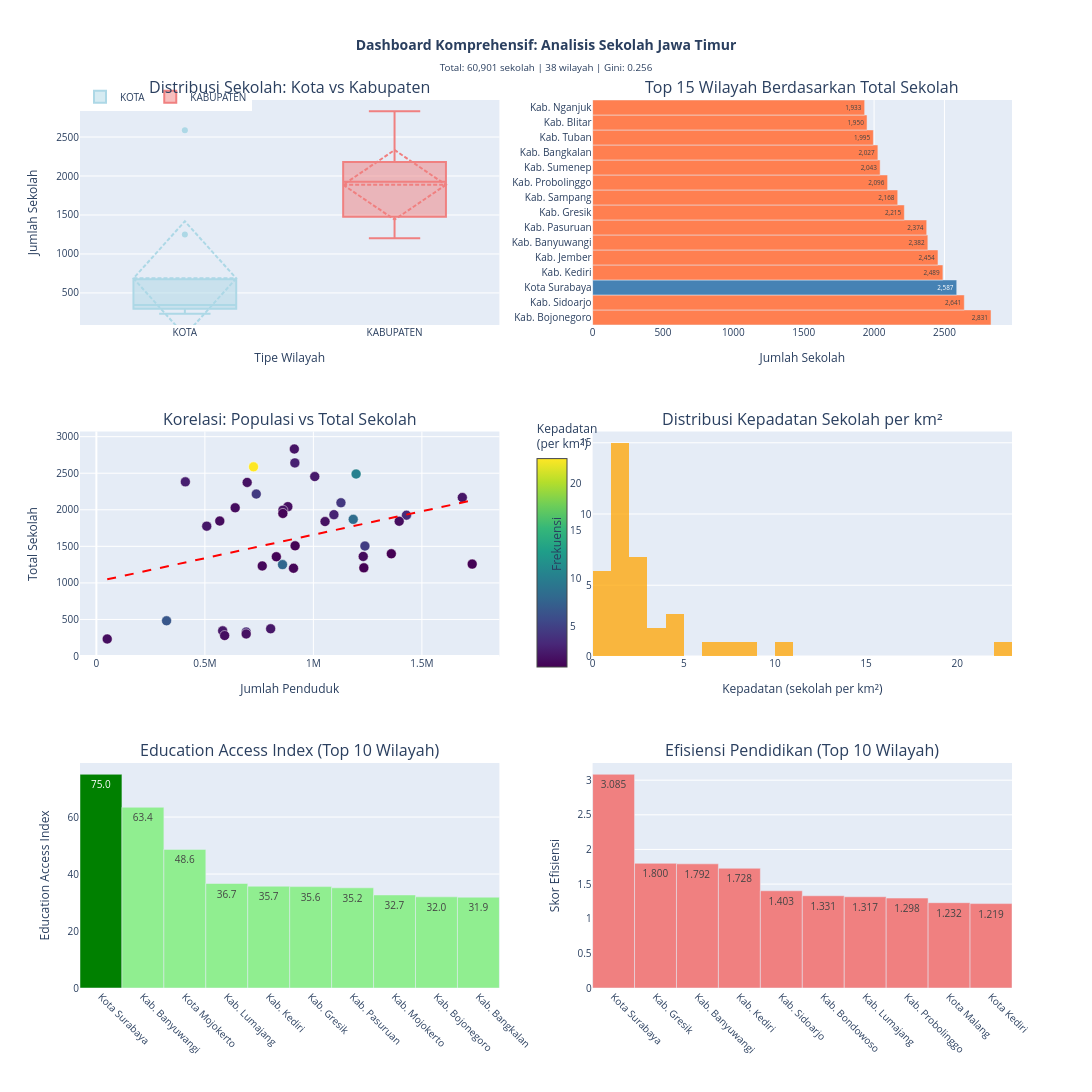

Notebook source saved alongside this figure:
### Code cell
from scipy.stats import pearsonr

# TAHAP 6: VISUALISASI DATA LANJUTAN DAN DASHBOARD
print("\n" + "="*80)
print("[TAHAP 6] DASHBOARD ANALITIK INTERAKTIF")
print("="*80 + "\n")

# Create comprehensive dashboard
fig = make_subplots(
    rows=3, cols=2,
    subplot_titles=(
        'Distribusi Sekolah: Kota vs Kabupaten',
        'Top 15 Wilayah Berdasarkan Total Sekolah',
        'Korelasi: Populasi vs Total Sekolah',
        'Distribusi Kepadatan Sekolah per km²',
        'Education Access Index (Top 10 Wilayah)',
        'Efisiensi Pendidikan (Top 10 Wilayah)'
    ),
    specs=[[{"type": "xy"}, {"type": "xy"}],
           [{"type": "xy"}, {"type": "xy"}],
           [{"type": "xy"}, {"type": "xy"}]],
    vertical_spacing=0.12,
    horizontal_spacing=0.10
)

# Chart 1: Box plot comparison
kota_schools = clean_data[clean_data['Tipe_Wilayah'] == 'KOTA']['Total_Sekolah']
kab_schools = clean_data[clean_data['Tipe_Wilayah'] == 'KABUPATEN']['Total_Sekolah']

fig.add_trace(
    go.Box(
        y=kota_schools, 
        name='KOTA', 
        marker_color='lightblue',
        boxmean='sd'
    ),
    row=1, col=1
)
fig.add_trace(
    go.Box(
        y=kab_schools, 
        name='KABUPATEN', 
        marker_color='lightcoral',
        boxmean='sd'
    ),
    row=1, col=1
)

# Chart 2: Top 15 regions - horizontal bar
top_15_schools = clean_data.nlargest(15, 'Total_Sekolah')
colors = ['steelblue' if t == 'KOTA' else 'coral' for t in top_15_schools['Tipe_Wilayah']]

fig.add_trace(
    go.Bar(
        x=top_15_schools['Total_Sekolah'],
        y=top_15_schools['Wilayah'],
        orientation='h',
        marker_color=colors,
        text=top_15_schools['Total_Sekolah'].apply(lambda x: f'{x:,.0f}'),
        textposition='auto',
        showlegend=False
    ),
    row=1, col=2
)

# Chart 3: Scatter plot - Population vs Schools with color scale
fig.add_trace(
    go.Scatter(
        x=clean_data['Jumlah_Penduduk'],
        y=clean_data['Total_Sekolah'],
        mode='markers',
        marker=dict(
            size=10,
            color=clean_data['Kepadatan_Sekolah_per_km2'],
            colorscale='Viridis',
            showscale=True,
            colorbar=dict(
                title="Kepadatan<br>(per km²)", 
                x=0.48, 
                y=0.5,
                len=0.3
            ),
            line=dict(width=0.5, color='white')
        ),
        text=clean_data['Wilayah'],
        hovertemplate='<b>%{text}</b><br>Populasi: %{x:,.0f}<br>Total Sekolah: %{y:,.0f}<extra></extra>',
        showlegend=False
    ),
    row=2, col=1
)

# Add regression line
z = np.polyfit(clean_data['Jumlah_Penduduk'], clean_data['Total_Sekolah'], 1)
p = np.poly1d(z)
fig.add_trace(
    go.Scatter(
        x=clean_data['Jumlah_Penduduk'].sort_values(),
        y=p(clean_data['Jumlah_Penduduk'].sort_values()),
        mode='lines',
        line=dict(color='red', dash='dash', width=2),
        name='Trendline',
        showlegend=False
    ),
    row=2, col=1
)

# Chart 4: Histogram of school density
fig.add_trace(
    go.Histogram(
        x=clean_data['Kepadatan_Sekolah_per_km2'],
        nbinsx=25,
        marker_color='orange',
        opacity=0.75,
        showlegend=False,
        hovertemplate='Range: %{x}<br>Count: %{y}<extra></extra>'
    ),
    row=2, col=2
)

# Chart 5: Education Access Index - Top 10
top_10_eai = clean_data.nlargest(10, 'Education_Access_Index')
eai_colors = ['green' if cat == 'Sangat Baik' else 'lightgreen' 
              for cat in top_10_eai['Kategori_Akses']]

fig.add_trace(
    go.Bar(
        x=top_10_eai['Wilayah'],
        y=top_10_eai['Education_Access_Index'],
        marker_color=eai_colors,
        text=top_10_eai['Education_Access_Index'].apply(lambda x: f'{x:.1f}'),
        textposition='auto',
        showlegend=False,
        hovertemplate='<b>%{x}</b><br>EAI: %{y:.2f}<extra></extra>'
    ),
    row=3, col=1
)

# Chart 6: Efficiency analysis - Top 10
top_10_efficient = clean_data.nlargest(10, 'Efisiensi_Sekolah')

fig.add_trace(
    go.Bar(
        x=top_10_efficient['Wilayah'],
        y=top_10_efficient['Efisiensi_Sekolah'],
        marker_color='lightcoral',
        text=top_10_efficient['Efisiensi_Sekolah'].apply(lambda x: f'{x:.3f}'),
        textposition='auto',
        showlegend=False,
        hovertemplate='<b>%{x}</b><br>Efisiensi: %{y:.4f}<extra></extra>'
    ),
    row=3, col=2
)

# Update layout for specific subplots
fig.update_xaxes(title_text="Tipe Wilayah", row=1, col=1)
fig.update_yaxes(title_text="Jumlah Sekolah", row=1, col=1)

fig.update_xaxes(title_text="Jumlah Sekolah", row=1, col=2)
fig.update_yaxes(title_text="", row=1, col=2)

fig.update_xaxes(title_text="Jumlah Penduduk", row=2, col=1)
fig.update_yaxes(title_text="Total Sekolah", row=2, col=1)

fig.update_xaxes(title_text="Kepadatan (sekolah per km²)", row=2, col=2)
fig.update_yaxes(title_text="Frekuensi", row=2, col=2)

fig.update_xaxes(title_text="", row=3, col=1, tickangle=45)
fig.update_yaxes(title_text="Education Access Index", row=3, col=1)

fig.update_xaxes(title_text="", row=3, col=2, tickangle=45)
fig.update_yaxes(title_text="Skor Efisiensi", row=3, col=2)

fig.update_layout(
    height=1200,
    width=1400,
    title_text="<b>Dashboard Komprehensif: Analisis Sekolah Jawa Timur</b><br>" + 
               f"<sub>Total: {total_schools:,.0f} sekolah | {len(clean_data)} wilayah | " +
               f"Gini: {gini_total:.3f}</sub>",
    title_x=0.5,
    showlegend=True,
    legend=dict(
        orientation="h",
        yanchor="top",
        y=1.02,
        xanchor="left",
        x=0
    ),
    font=dict(size=10)
)

fig.show()

# Summary insights
print(f"{'─'*80}")
print("KEY INSIGHTS DASHBOARD")
print(f"{'─'*80}\n")

print("1. PERBANDINGAN REGIONAL:")
print(f"   • KOTA        : μ = {kota_schools.mean():.0f}, σ = {kota_schools.std():.0f}, median = {kota_schools.median():.0f}")
print(f"   • KABUPATEN   : μ = {kab_schools.mean():.0f}, σ = {kab_schools.std():.0f}, median = {kab_schools.median():.0f}")

print("\n2. TOP PERFORMERS:")
best_total = clean_data.loc[clean_data['Total_Sekolah'].idxmax()]
best_density = clean_data.loc[clean_data['Kepadatan_Sekolah_per_km2'].idxmax()]
best_ratio = clean_data.loc[clean_data['Rasio_Sekolah_per_10k_Penduduk'].idxmax()]
best_eai = clean_data.loc[clean_data['Education_Access_Index'].idxmax()]

print(f"   • Total Sekolah Terbanyak    : {best_total['Wilayah']} ({best_total['Total_Sekolah']:.0f})")
print(f"   • Kepadatan Tertinggi        : {best_density['Wilayah']} ({best_density['Kepadatan_Sekolah_per_km2']:.2f}/km²)")
print(f"   • Rasio Terbaik              : {best_ratio['Wilayah']} ({best_ratio['Rasio_Sekolah_per_10k_Penduduk']:.2f}/10k)")
print(f"   • Education Access Index Max : {best_eai['Wilayah']} ({best_eai['Education_Access_Index']:.2f})")

print("\n3. ANALISIS KORELASI:")
corr_pop_schools, p_pop = pearsonr(clean_data['Jumlah_Penduduk'], clean_data['Total_Sekolah'])
corr_area_schools, p_area = pearsonr(clean_data['Luas_Wilayah_km2'], clean_data['Total_Sekolah'])

print(f"   • Populasi vs Total Sekolah : r = {corr_pop_schools:.3f} (p = {p_pop:.4f})")
print(f"     Interpretasi: {'Korelasi kuat' if abs(corr_pop_schools) > 0.7 else 'Korelasi sedang' if abs(corr_pop_schools) > 0.3 else 'Korelasi lemah'}")
print(f"   • Luas Area vs Total Sekolah: r = {corr_area_schools:.3f} (p = {p_area:.4f})")
print(f"     Interpretasi: {'Korelasi kuat' if abs(corr_area_schools) > 0.7 else 'Korelasi sedang' if abs(corr_area_schools) > 0.3 else 'Korelasi lemah'}")

print(f"\n✓ Dashboard interaktif berhasil ditampilkan dengan 6 visualisasi komprehensif")

### Figure 1 — Plotly figure (JSON) as saved in the notebook; plotly's stock layout.template omitted (floating-point values rounded to 4 significant figures)
{"data": [{"boxmean": "sd", "marker": {"color": "lightblue"}, "name": "KOTA", "type": "box", "xaxis": "x", "y": [2587.0, 1250, 482, 373, 344, 328, 302, 280, 233], "yaxis": "y"}, {"boxmean": "sd", "marker": {"color": "lightcoral"}, "name": "KABUPATEN", "type": "box", "xaxis": "x", "y": [1398.0, 2454.0, 1257.0, 2831, 2641, 2489, 2382, 2374, 2215, 2168, 2096, 2043, 2027, 1995, 1950, 1933, 1926, 1869, 1846, 1843, 1839, 1776, 1507, 1504, 1362, 1358, 1232, 1206, 1200], "yaxis": "y"}, {"marker": {"color": ["coral", "coral", "steelblue", "coral", "coral", "coral", "coral", "coral", "coral", "coral", "coral", "coral", "coral", "coral", "coral"]}, "orientation": "h", "showlegend": false, "text": ["2,831", "2,641", "2,587", "2,489", "2,454", "2,382", "2,374", "2,215", "2,168", "2,096", "2,043", "2,027", "1,995", "1,950", "1,933"], "textposition": "auto", "type": "bar", "x": [2831, 2641, 2587.0, 2489, 2454.0, 2382, 2374, 2215, 2168, 2096, 2043, 2027, 1995, 1950, 1933], "xaxis": "x2", "y": ["Kab. Bojonegoro", "Kab. Sidoarjo", "Kota Surabaya", "Kab. Kediri", "Kab. Jember", "Kab. Banyuwangi", "Kab. Pasuruan", "Kab. Gresik", "Kab. Sampang", "Kab. Probolinggo", "Kab. Sumenep", "Kab. Bangkalan", "Kab. Tuban", "Kab. Blitar", "Kab. Nganjuk"], "yaxis": "y2"}, {"hovertemplate": "<b>%{text}</b><br>Populasi: %{x:,.0f}<br>Total Sekolah: %{y:,.0f}<extra></extra>", "marker": {"color": [22.6, 0.7128, 2.266, 0.7938, 1.924, 2.731, 10.23, 2.592, 1.749, 4.485, 1.994, 4.298, 1.627, 1.461, 1.893, 0.9172, 2.88, 3.267, 8.489, 1.422, 1.433, 1.752, 2.114, 0.8718, 4.722, 1.352, 0.9018, 7.949, 1.179, 0.7146, 1.084, 6.681, 2.141, 2.148, 3.482, 1.664, 1.533, 1.524], "colorbar": {"len": 0.3, "title": {"text": "Kepadatan<br>(per km²)"}, "x": 0.48, "y": 0.5}, "colorscale": [[0, "#440154"], [0.1111, "#482878"], [0.2222, "#3e4989"], [0.3333, "#31688e"], [0.4444, "#26828e"], [0.5556, "#1f9e89"], [0.6667, "#35b779"], [0.7778, "#6ece58"], [0.8889, "#b5de2b"], [1, "#fde725"]], "line": {"color": "white", "width": 0.5}, "showscale": true, "size": 10}, "mode": "markers", "showlegend": false, "text": ["Kota Surabaya", "Kab. Malang", "Kab. Jember", "Kab. Lamongan", "Kab. Bojonegoro", "Kab. Sidoarjo", "Kab. Kediri", "Kab. Banyuwangi", "Kab. Pasuruan", "Kab. Gresik", "Kab. Sampang", "Kab. Probolinggo", "Kab. Sumenep", "Kab. Bangkalan", "Kab. Tuban", "Kab. Blitar", "Kab. Nganjuk", "Kab. Jombang", "Kab. Bondowoso", "Kab. Mojokerto", "Kab. Pamekasan", "Kab. Tulungagung", "Kab. Lumajang", "Kab. Ponorogo", "Kab. Ngawi", "Kab. Pacitan", "Kab. Situbondo", "Kota Malang", "Kab. Magetan", "Kab. Trenggalek", "Kab. Madiun", "Kota Kediri", "Kota Probolinggo", "Kota Pasuruan", "Kota Batu", "Kota Madiun", "Kota Blitar", "Kota Mojokerto"], "type": "scatter", "x": [724178, 1359075, 1006338, 1731685, 912210, 914632, 1196784, 410032, 694867, 736790, 1686259, 1127011, 882246, 639602, 859744, 859317, 1094601, 1429017, 1183545, 568725, 1395386, 1053740, 508591, 915744, 1237447, 1229633, 829231, 857749, 764312, 1232505, 908330, 323416, 803131, 581997, 690409, 690348, 591043, 50000], "xaxis": "x3", "y": [2587.0, 1398.0, 2454.0, 1257.0, 2831, 2641, 2489, 2382, 2374, 2215, 2168, 2096, 2043, 2027, 1995, 1950, 1933, 1926, 1869, 1846, 1843, 1839, 1776, 1507, 1504, 1362, 1358, 1250, 1232, 1206, 1200, 482, 373, 344, 328, 302, 280, 233], "yaxis": "y3"}, {"line": {"color": "red", "dash": "dash", "width": 2}, "mode": "lines", "name": "Trendline", "showlegend": false, "type": "scatter", "x": [50000, 323416, 410032, 508591, 568725, 581997, 591043, 639602, 690348, 690409, 694867, 724178, 736790, 764312, 803131, 829231, 857749, 859317, 859744, 882246, 908330, 912210, 914632, 915744, 1006338, 1053740, 1094601, 1127011, 1183545, 1196784, 1229633, 1232505, 1237447, 1359075, 1395386, 1429017, 1686259, 1731685], "xaxis": "x3", "y": [1049.0, 1224.0, 1280.0, 1343.0, 1382.0, 1390.0, 1396.0, 1427.0, 1460.0, 1460.0, 1463.0, 1482.0, 1490.0, 1507.0, 1532.0, 1549.0, 1567.0, 1568.0, 1569.0, 1583.0, 1600.0, 1602.0, 1604.0, 1605.0, 1663.0, 1693.0, 1719.0, 1740.0, 1777.0, 1785.0, 1806.0, 1808.0, 1811.0, 1889.0, 1913.0, 1934.0, 2099.0, 2128.0], "yaxis": "y3"}, {"hovertemplate": "Range: %{x}<br>Count: %{y}<extra></extra>", "marker": {"color": "orange"}, "nbinsx": 25, "opacity": 0.75, "showlegend": false, "type": "histogram", "x": [22.6, 0.7128, 2.266, 0.7938, 1.924, 2.731, 10.23, 2.592, 1.749, 4.485, 1.994, 4.298, 1.627, 1.461, 1.893, 0.9172, 2.88, 3.267, 8.489, 1.422, 1.433, 1.752, 2.114, 0.8718, 4.722, 1.352, 0.9018, 7.949, 1.179, 0.7146, 1.084, 6.681, 2.141, 2.148, 3.482, 1.664, 1.533, 1.524], "xaxis": "x4", "yaxis": "y4"}, {"hovertemplate": "<b>%{x}</b><br>EAI: %{y:.2f}<extra></extra>", "marker": {"color": ["green", "lightgreen", "lightgreen", "lightgreen", "lightgreen", "lightgreen", "lightgreen", "lightgreen", "lightgreen", "lightgreen"]}, "showlegend": false, "text": ["75.0", "63.4", "48.6", "36.7", "35.7", "35.6", "35.2", "32.7", "32.0", "31.9"], "textposition": "auto", "type": "bar", "x": ["Kota Surabaya", "Kab. Banyuwangi", "Kota Mojokerto", "Kab. Lumajang", "Kab. Kediri", "Kab. Gresik", "Kab. Pasuruan", "Kab. Mojokerto", "Kab. Bojonegoro", "Kab. Bangkalan"], "xaxis": "x5", "y": [75.02, 63.43, 48.65, 36.68, 35.73, 35.59, 35.17, 32.66, 31.99, 31.88], "yaxis": "y5"}, {"hovertemplate": "<b>%{x}</b><br>Efisiensi: %{y:.4f}<extra></extra>", "marker": {"color": "lightcoral"}, "showlegend": false, "text": ["3.085", "1.800", "1.792", "1.728", "1.403", "1.331", "1.317", "1.298", "1.232", "1.219"], "textposition": "auto", "type": "bar", "x": ["Kota Surabaya", "Kab. Gresik", "Kab. Banyuwangi", "Kab. Kediri", "Kab. Sidoarjo", "Kab. Bondowoso", "Kab. Lumajang", "Kab. Probolinggo", "Kota Malang", "Kota Kediri"], "xaxis": "x6", "y": [3.085, 1.8, 1.792, 1.728, 1.403, 1.331, 1.317, 1.298, 1.232, 1.219], "yaxis": "y6"}], "layout": {"annotations": [{"font": {"size": 16}, "showarrow": false, "text": "Distribusi Sekolah: Kota vs Kabupaten", "x": 0.225, "xanchor": "center", "xref": "paper", "y": 1, "yanchor": "bottom", "yref": "paper"}, {"font": {"size": 16}, "showarrow": false, "text": "Top 15 Wilayah Berdasarkan Total Sekolah", "x": 0.775, "xanchor": "center", "xref": "paper", "y": 1, "yanchor": "bottom", "yref": "paper"}, {"font": {"size": 16}, "showarrow": false, "text": "Korelasi: Populasi vs Total Sekolah", "x": 0.225, "xanchor": "center", "xref": "paper", "y": 0.6267, "yanchor": "bottom", "yref": "paper"}, {"font": {"size": 16}, "showarrow": false, "text": "Distribusi Kepadatan Sekolah per km²", "x": 0.775, "xanchor": "center", "xref": "paper", "y": 0.6267, "yanchor": "bottom", "yref": "paper"}, {"font": {"size": 16}, "showarrow": false, "text": "Education Access Index (Top 10 Wilayah)", "x": 0.225, "xanchor": "center", "xref": "paper", "y": 0.2533, "yanchor": "bottom", "yref": "paper"}, {"font": {"size": 16}, "showarrow": false, "text": "Efisiensi Pendidikan (Top 10 Wilayah)", "x": 0.775, "xanchor": "center", "xref": "paper", "y": 0.2533, "yanchor": "bottom", "yref": "paper"}], "font": {"size": 10}, "height": 1200, "legend": {"orientation": "h", "x": 0, "xanchor": "left", "y": 1.02, "yanchor": "top"}, "showlegend": true, "title": {"text": "<b>Dashboard Komprehensif: Analisis Sekolah Jawa Timur</b><br><sub>Total: 60,901 sekolah | 38 wilayah | Gini: 0.256</sub>", "x": 0.5}, "width": 1400, "xaxis": {"anchor": "y", "domain": [0, 0.45], "title": {"text": "Tipe Wilayah"}}, "xaxis2": {"anchor": "y2", "domain": [0.55, 1], "title": {"text": "Jumlah Sekolah"}}, "xaxis3": {"anchor": "y3", "domain": [0, 0.45], "title": {"text": "Jumlah Penduduk"}}, "xaxis4": {"anchor": "y4", "domain": [0.55, 1], "title": {"text": "Kepadatan (sekolah per km²)"}}, "xaxis5": {"anchor": "y5", "domain": [0, 0.45], "tickangle": 45, "title": {"text": ""}}, "xaxis6": {"anchor": "y6", "domain": [0.55, 1], "tickangle": 45, "title": {"text": ""}}, "yaxis": {"anchor": "x", "domain": [0.7467, 1], "title": {"text": "Jumlah Sekolah"}}, "yaxis2": {"anchor": "x2", "domain": [0.7467, 1], "title": {"text": ""}}, "yaxis3": {"anchor": "x3", "domain": [0.3733, 0.6267], "title": {"text": "Total Sekolah"}}, "yaxis4": {"anchor": "x4", "domain": [0.3733, 0.6267], "title": {"text": "Frekuensi"}}, "yaxis5": {"anchor": "x5", "domain": [0, 0.2533], "title": {"text": "Education Access Index"}}, "yaxis6": {"anchor": "x6", "domain": [0, 0.2533], "title": {"text": "Skor Efisiensi"}}}}
